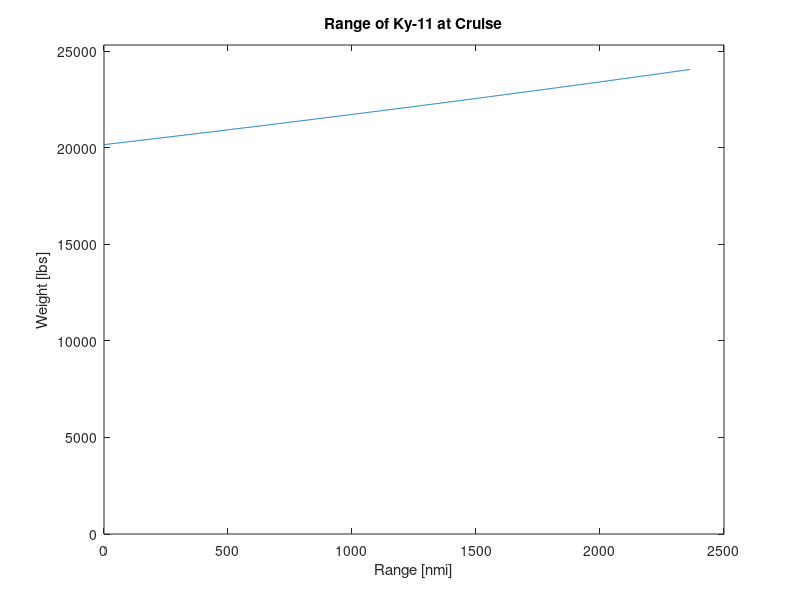
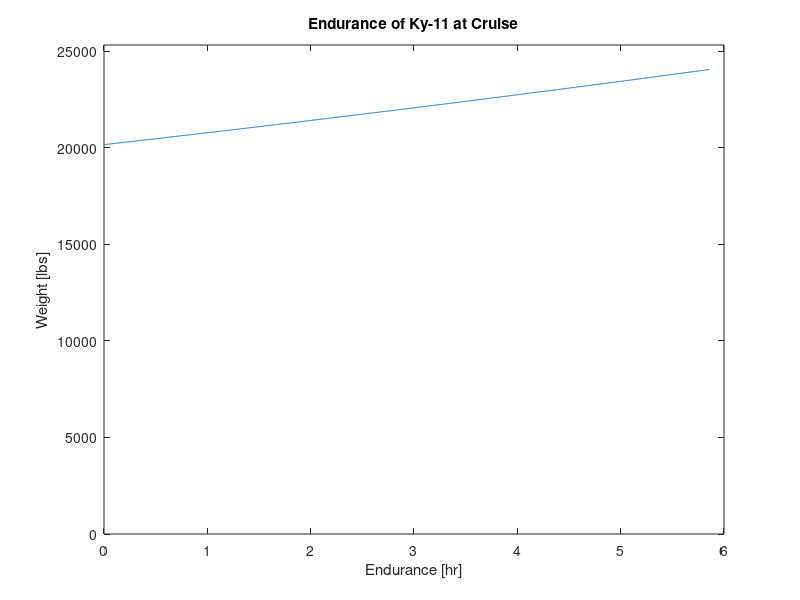

The MATLAB source for these figures, in order:
%% Range 

%The range, which is the maximum distance the aircraft can travel without
%landing, is calculated by multiplying the cruise velocity by the amount of
%time the aircraft is in the air. This time value is found by the mass of
%the fuel and the rate at which it is being burned. During cruise, fuel
%will be burned, lowering the net weght of the aircraft, and in turn
%lowering the thrust needed to stay in steady-level flight. Lower thurst,
%less fuel conseumption, larger range. Allow the weight to vary from the
%empty gross weight (withand without payload) to its take off weight (with
%and without payload) and use Brequet's equation.

Vc   = 680.6;            %ft/s %equivalent cruise velocity
Vc   = Vc*1.64579*10^-4; %nmi/s
ClCd = 32.3559;             %Cl/Cd
SFCc = .975;              %1/hr
SFCc = SFCc/3600;        %1/s
Wmax = 25333;            %lb %MTOW
Wfuel = 5162;
Wpayload=0;
Wemp = Wmax-Wfuel-Wpayload;            %lb %MTOW - fuel and payload
Wmax = Wmax-(.05)*Wmax;  %lb %10% safety factor
W    = linspace(Wemp,Wmax,1000);  %weights %lbs
R    = (Vc*(ClCd)/SFCc)*log(W/Wemp); %ranges %nmi
figure(1)
plot(R,W) %WvR
title('Range of Ky-11 at Cruise')
xlabel('Range [nmi]')
ylabel('Weight [lbs]')
ylim([0 25333])
fprintf('The max range at cruise conditions is %gnmi\n',R(1,1000))


%% Endurance 
E = (ClCd/SFCc)*log10(W/Wemp)/log10(exp(1)); %s %for cruise
E = E/3600; %hr
figure(2)
plot(E,W) %WvE
title('Endurance of Ky-11 at Cruise')
xlabel('Endurance [hr]')
ylabel('Weight [lbs]')
ylim([0 25333])
fprintf('The max endurance at cruise conditions is %ghr\n',E(1,1000))